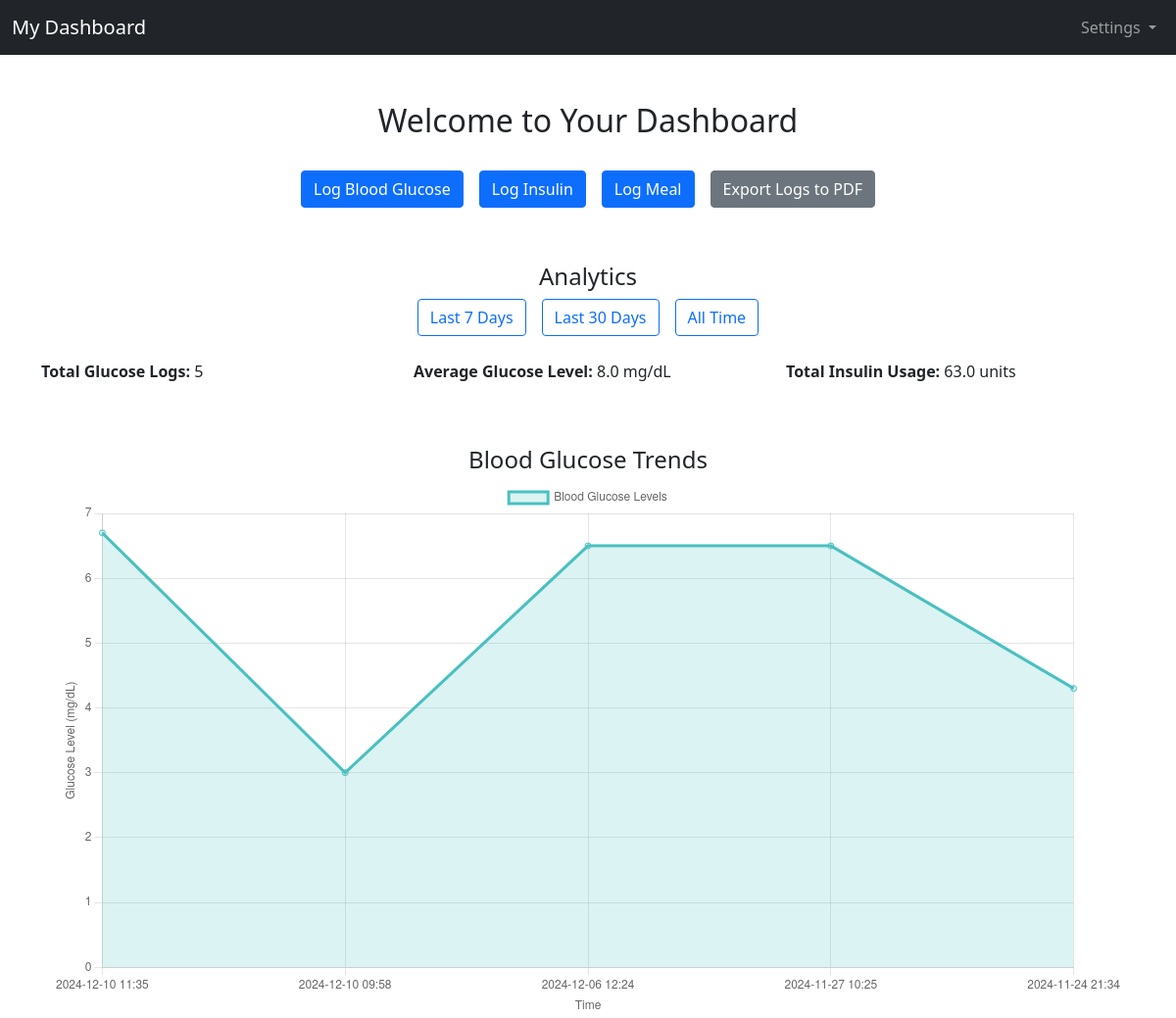
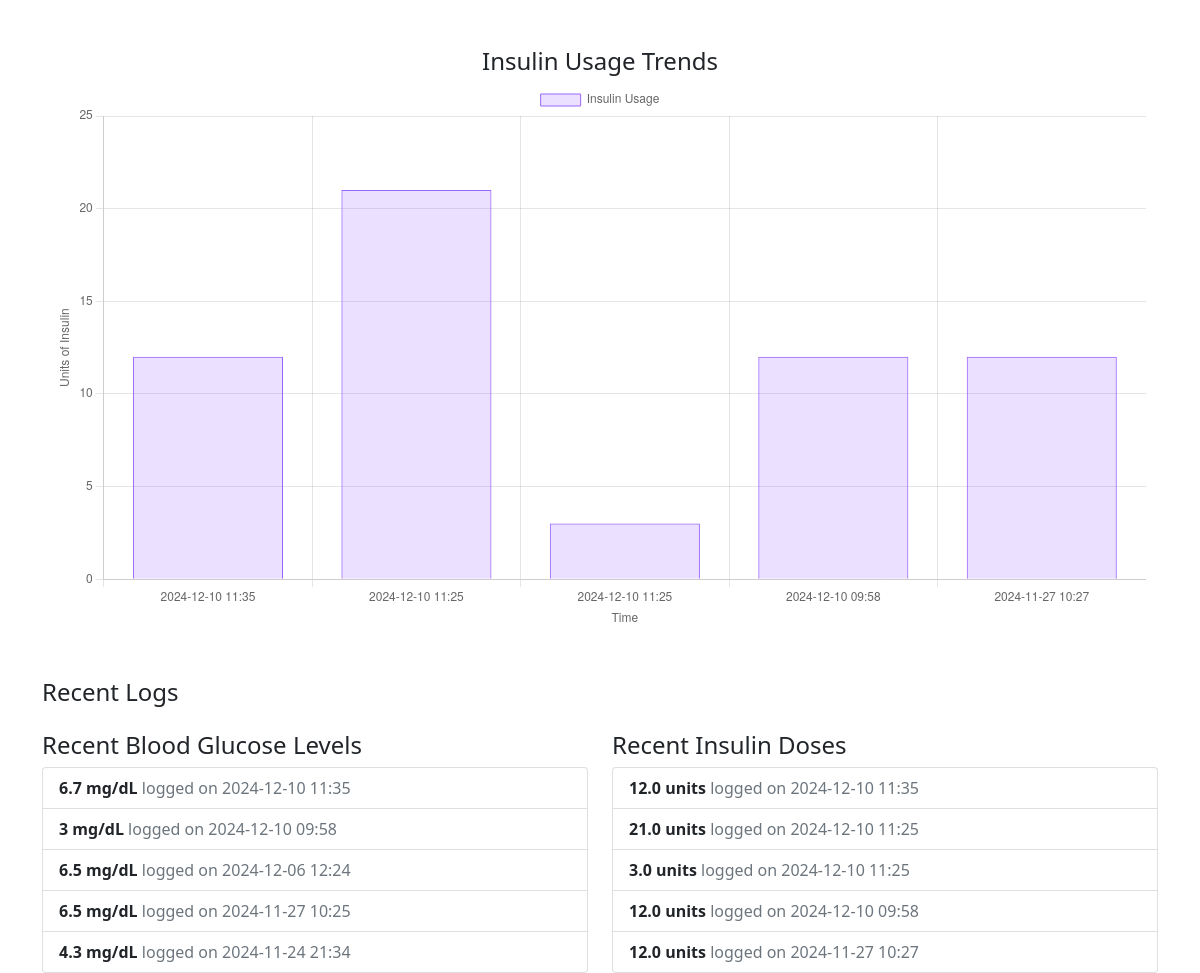
The app's page /dashboard (signed in) with its own data (2 pictures, top to bottom).
### models.py (models this page shows)
class GlucoseLog(db.Model):
    __tablename__ = 'glucose_logs'
    id = db.Column(db.Integer, primary_key=True)
    user_id = db.Column(db.Integer, db.ForeignKey('users.id'), nullable=False)
    glucose_level = db.Column(db.Float, nullable=False)
    timestamp = db.Column(db.DateTime, default=db.func.current_timestamp())

class InsulinLog(db.Model):
    __tablename__ = 'insulin_logs'
    id = db.Column(db.Integer, primary_key=True)
    user_id = db.Column(db.Integer, db.ForeignKey('users.id'), nullable=False)
    insulin_units = db.Column(db.Float, nullable=False)
    timestamp = db.Column(db.DateTime, default=db.func.current_timestamp())

### app.py (the view)
@app.route('/dashboard')
@login_required
def dashboard():
    today = datetime.now().date()
    one_week_ago = today - timedelta(days=7)
    one_month_ago = today - timedelta(days=30)
    one_year_ago = today - timedelta(days=365)
    try:
        recent_glucose_logs = GlucoseLog.query.filter_by(user_id=current_user.id).order_by(GlucoseLog.timestamp.desc()).limit(5).all()
        avg_glucose = db.session.query(db.func.avg(GlucoseLog.glucose_level)).filter_by(user_id=current_user.id).scalar() or 0
        recent_insulin_logs = InsulinLog.query.filter_by(user_id=current_user.id).order_by(InsulinLog.timestamp.desc()).limit(5).all()
        total_insulin = db.session.query(db.func.sum(InsulinLog.insulin_units)).filter_by(user_id=current_user.id).scalar() or 0
        weekly_insulin = db.session.query(db.func.sum(InsulinLog.insulin_units)).filter(
            InsulinLog.user_id == current_user.id,
            InsulinLog.timestamp >= one_week_ago
        ).scalar() or 0
        monthly_insulin = db.session.query(db.func.sum(InsulinLog.insulin_units)).filter(
            InsulinLog.user_id == current_user.id,
            InsulinLog.timestamp >= one_month_ago
        ).scalar() or 0
    except Exception as e:
        logging.error(f"Error fetching data for dashboard: {e}")
        flash("An error occurred while fetching data for the dashboard.", "danger")
        return redirect(url_for('home'))
    return render_template(
        'dashboard.html',
        recent_glucose_logs=recent_glucose_logs,
        avg_glucose=avg_glucose,
        recent_insulin_logs=recent_insulin_logs,
        total_insulin=total_insulin,
        weekly_insulin=weekly_insulin,
        monthly_insulin=monthly_insulin
    )

### app.py (called while the page is built)
@login_manager.user_loader
def load_user(user_id):
    return db.session.get(User, int(user_id))

@app.template_filter('strftime')
def format_datetime(value, format='%Y-%m-%d %H:%M'):
    if value is None:
        return ''
    return value.strftime(format)

### templates/dashboard.html (shortened to what this page needs)
<!doctype html>
<html lang="en">
<head>
    <link href="https://cdn.jsdelivr.net/npm/bootstrap@5.1.3/dist/css/bootstrap.min.css" rel="stylesheet">
</head>
<body>
    <nav class="navbar navbar-expand-lg navbar-dark bg-dark">
        <div class="container-fluid">
            <a class="navbar-brand" href="{{ url_for('dashboard') }}">My Dashboard</a>
            <div class="collapse navbar-collapse" id="navbarNavDropdown">
                <ul class="navbar-nav ms-auto">
                    <li class="nav-item dropdown">
                        <a class="nav-link dropdown-toggle" href="#" id="navbarDropdownMenuLink" data-bs-toggle="dropdown">
                            Settings
                        </a>
                    </li>
                </ul>
            </div>
        </div>
    </nav>
    <div class="container mt-5">
        <h2 class="text-center">Welcome to Your Dashboard</h2>
        <div class="d-flex justify-content-center mt-4">
            <a href="{{ url_for('log_blood_glucose') }}" class="btn btn-primary m-2">Log Blood Glucose</a>
            <a href="{{ url_for('log_insulin') }}" class="btn btn-primary m-2">Log Insulin</a>
            <a href="{{ url_for('log_meal') }}" class="btn btn-primary m-2">Log Meal</a>
            <a href="{{ url_for('export_pdf') }}" class="btn btn-secondary m-2">Export Logs to PDF</a>
        </div>
    </div>
    <div class="container mt-5">
        <h4 class="text-center">Analytics</h4>
        <div class="d-flex justify-content-center mb-4">
            <button class="btn btn-outline-primary mx-2" onclick="filterLogs('7')">Last 7 Days</button>
            <button class="btn btn-outline-primary mx-2" onclick="filterLogs('30')">Last 30 Days</button>
            <button class="btn btn-outline-primary mx-2" onclick="filterLogs('all')">All Time</button>
        </div>
        <div class="row">
            <div class="col-md-4">
                <p><strong>Total Glucose Logs:</strong> <span id="totalGlucoseLogs">{{ recent_glucose_logs|length }}</span></p>
            </div>
            <div class="col-md-4">
                <p><strong>Average Glucose Level:</strong> <span id="avgGlucose">{{ avg_glucose|round(2) }}</span> mg/dL</p>
            </div>
            <div class="col-md-4">
                <p><strong>Total Insulin Usage:</strong> <span id="totalInsulin">{{ total_insulin }}</span> units</p>
            </div>
        </div>
        <div class="container mt-5">
            <h4 class="text-center">Blood Glucose Trends</h4>
            <canvas id="glucoseTrendChart" width="400" height="200"></canvas>
        </div>
        <div class="container mt-5">
            <h4 class="text-center">Insulin Usage Trends</h4>
            <canvas id="insulinTrendChart" width="400" height="200"></canvas>
        </div>
    </div>
    <div class="container mt-5">
        <h4>Recent Logs</h4>
        <div class="row mt-4">
            <div class="col-md-6">
                <h4>Recent Blood Glucose Levels</h4>
                <ul class="list-group">
                    {% for log in recent_glucose_logs %}
                    <li class="list-group-item">
                        <strong>{{ log.glucose_level }} mg/dL</strong>
                        <span class="text-muted">logged on {{ log.timestamp.strftime('%Y-%m-%d %H:%M') }}</span>
                    </li>
                    {% endfor %}
                </ul>
            </div>
            <div class="col-md-6">
                <h4>Recent Insulin Doses</h4>
                <ul class="list-group">
                    {% for log in recent_insulin_logs %}
                    <li class="list-group-item">
                        <strong>{{ log.insulin_units }} units</strong>
                        <span class="text-muted">logged on {{ log.timestamp.strftime('%Y-%m-%d %H:%M') }}</span>
                    </li>
                    {% endfor %}
                </ul>
            </div>
        </div>
    </div>
    <script>
        // Glucose Trends Chart
        const glucoseLabels = JSON.parse('{{ recent_glucose_logs|map(attribute="timestamp")|map("strftime", "%Y-%m-%d %H:%M")|list|tojson|safe }}');
        const glucoseData = JSON.parse('{{ recent_glucose_logs|map(attribute="glucose_level")|list|tojson|safe }}');
        const ctxGlucose = document.getElementById('glucoseTrendChart').getContext('2d');
        const glucoseTrendChart = new Chart(ctxGlucose, {
            type: 'line',
            data: {
                labels: glucoseLabels,
                datasets: [{
                    label: 'Blood Glucose Levels',
                    data: glucoseData,
                    borderColor: 'rgba(75, 192, 192, 1)',
                    backgroundColor: 'rgba(75, 192, 192, 0.2)',
                    fill: true
                }]
            },
            options: {
                responsive: true,
                scales: {
                    x: { title: { display: true, text: 'Time' } },
                    y: { beginAtZero: true, title: { display: true, text: 'Glucose Level (mg/dL)' } }
                }
            }
        });
        // Insulin Trends Chart
        const insulinLabels = JSON.parse('{{ recent_insulin_logs|map(attribute="timestamp")|map("strftime", "%Y-%m-%d %H:%M")|list|tojson|safe }}');
        const insulinData = JSON.parse('{{ recent_insulin_logs|map(attribute="insulin_units")|list|tojson|safe }}');
        const ctxInsulin = document.getElementById('insulinTrendChart').getContext('2d');
        const insulinTrendChart = new Chart(ctxInsulin, {
            type: 'bar',
            data: {
                labels: insulinLabels,
                datasets: [{
                    label: 'Insulin Usage',
                    data: insulinData,
                    backgroundColor: 'rgba(153, 102, 255, 0.2)',
                    borderColor: 'rgba(153, 102, 255, 1)',
                    borderWidth: 1
                }]
            },
            options: {
                responsive: true,
                scales: {
                    x: { title: { display: true, text: 'Time' } },
                    y: { beginAtZero: true, title: { display: true, text: 'Units of Insulin' } }
                }
            }
        });
        function filterLogs(range) {
            console.log(`Filter logs for range: ${range} days`);
        }
    </script>
</body>
</html>

### records on screen
GlucoseLog: glucose_level "6.7", timestamp "2024-12-10 11:35"
GlucoseLog: glucose_level "3", timestamp "2024-12-10 09:58"
GlucoseLog: glucose_level "6.5", timestamp "2024-12-06 12:24"
GlucoseLog: glucose_level "6.5", timestamp "2024-11-27 10:25"
GlucoseLog: glucose_level "4.3", timestamp "2024-11-24 21:34"
InsulinLog: insulin_units "12.0", timestamp "2024-12-10 11:35"
InsulinLog: insulin_units "21.0", timestamp "2024-12-10 11:25"
InsulinLog: insulin_units "3.0", timestamp "2024-12-10 11:25"
InsulinLog: insulin_units "12.0", timestamp "2024-12-10 09:58"
InsulinLog: insulin_units "12.0", timestamp "2024-11-27 10:27"

### other values on screen
{{ recent_glucose_logs|length }} "5"
{{ avg_glucose|round(2) }} "8.0"
{{ total_insulin }} "63.0"
